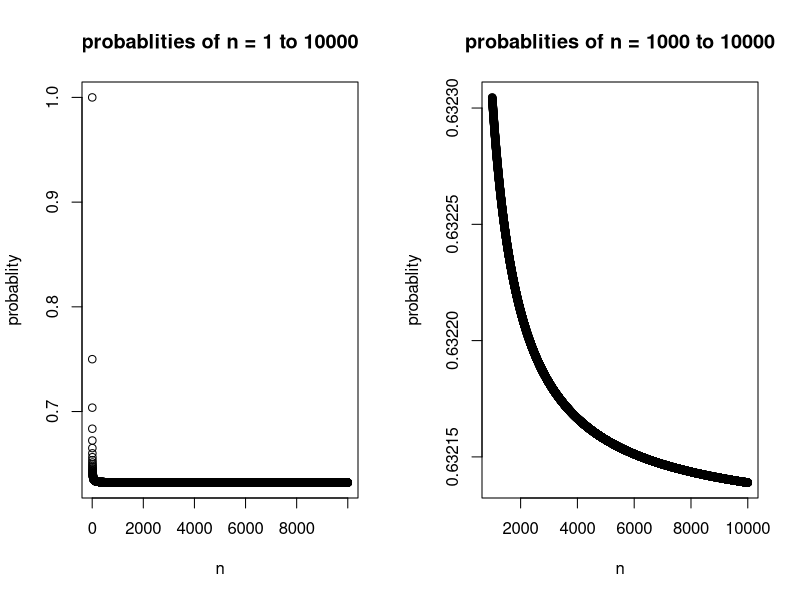

Write R code to recreate this figure. (Note: this script raises an error after producing the figure.)
# Author: Tianyu Li
# Created on Feb 18th, 2019
#
# R script for Homework 2 Question 7(Section 5.4, page 198, question 8)
rm(list = ls())

#(g) Create a plot on probablities of n = 1 to 10000
x = vector()
y = vector()

for(n in 1:10000) {
  x[n] = n
  y[n] = 1 - ((1 - 1/n) ^ n)
}

par(mfrow=c(1,2))
plot(x, y, xlab = "n", ylab = "probablity",
     main = "probablities of n = 1 to 10000")
plot(x[1000:10000], y[1000:10000], xlab = "n", ylab = "probablity",
     main = "probablities of n = 1000 to 10000")
# The probablity that that the jth observation is in the bootstrap sample
# is decreasing as the size of observation n increasing. And it looks like
# The probablity converges to around 0.63

# (h) Probablity on j = 4 by bootstrap samples
for(i in 1:10) {
store = rep(NA, 10000)
  for(n in 1:10000) {
    store[n] = sum(sample(1:100, rep = TRUE) == 4) > 0
  }
  mean[i] = mean(store)
}
mean
# The probablity is about 0.63, which shows that the result
# we got on theory is correct

